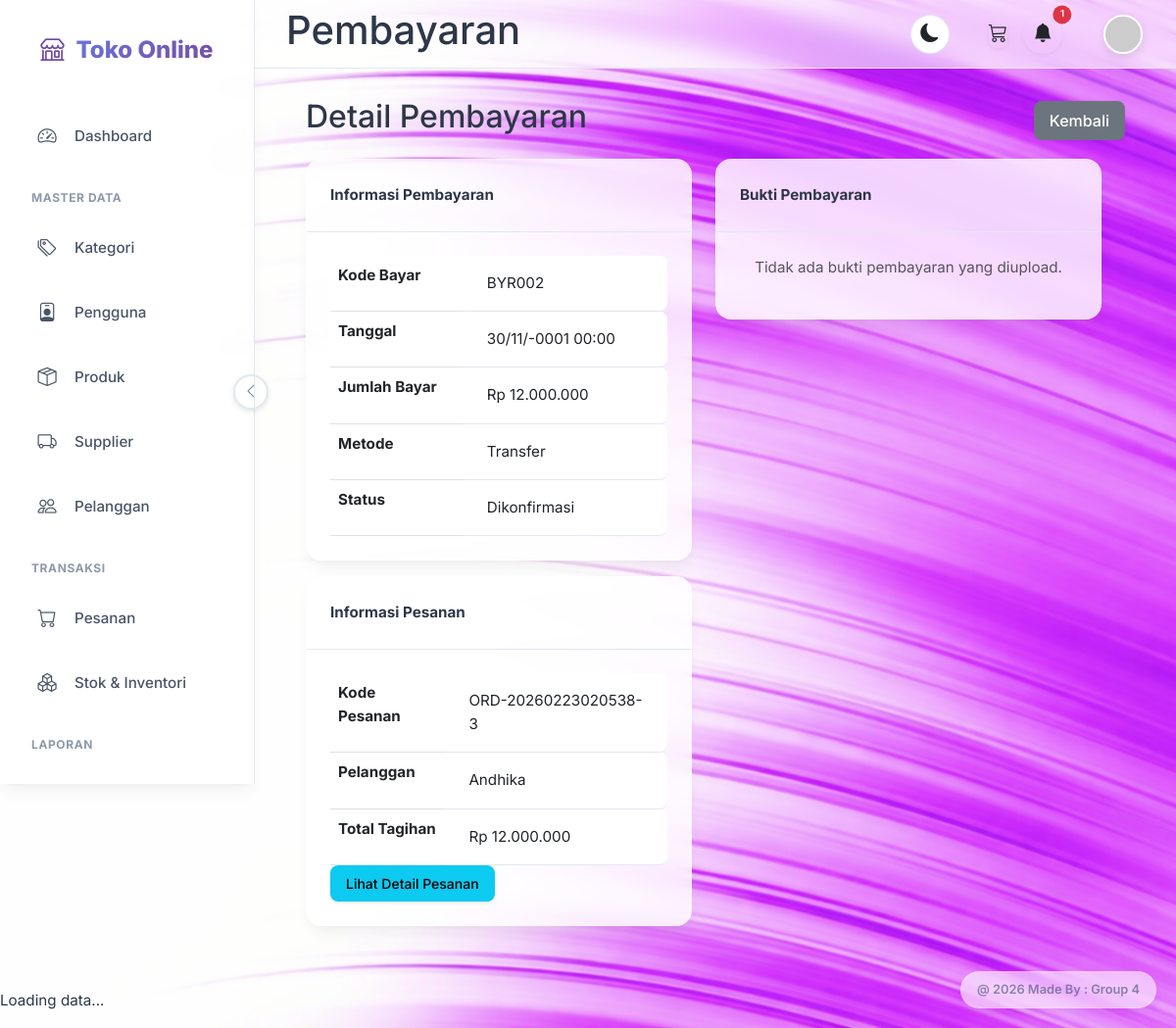
Page /pembayaran/view.php?id=2 (signed in) on the committed database.
### tables this page shows
CREATE TABLE `pembayaran` (
  `id` int(11) NOT NULL,
  `kode_pembayaran` varchar(20) NOT NULL,
  `pesanan_id` int(11) DEFAULT NULL,
  `tanggal_bayar` datetime NOT NULL,
  `jumlah_bayar` decimal(15,2) NOT NULL DEFAULT 0.00,
  `metode_bayar` varchar(50) DEFAULT NULL,
  `nama_pengirim` varchar(100) DEFAULT NULL,
  `bank_pengirim` varchar(50) DEFAULT NULL,
  `nomor_rekening_pengirim` varchar(50) DEFAULT NULL,
  `bukti_bayar` varchar(255) DEFAULT NULL,
  `status` enum('pending','dikonfirmasi','ditolak','menunggu_bukti') DEFAULT 'pending',
  `created_at` timestamp NOT NULL DEFAULT current_timestamp()
);

CREATE TABLE `pesanan` (
  `id` int(11) NOT NULL,
  `kode_pesanan` varchar(20) NOT NULL,
  `tanggal_pesanan` datetime NOT NULL,
  `pelanggan_id` int(11) DEFAULT NULL,
  `total_harga` decimal(15,2) NOT NULL DEFAULT 0.00,
  `status` enum('pending','diproses','dikirim','selesai','dibatalkan') DEFAULT 'pending',
  `metode_pembayaran` varchar(50) DEFAULT NULL,
  `catatan` text DEFAULT NULL,
  `created_at` timestamp NOT NULL DEFAULT current_timestamp()
);

CREATE TABLE `pelanggan` (
  `id` int(11) NOT NULL,
  `users_id` int(11) DEFAULT NULL,
  `kode_pelanggan` varchar(20) NOT NULL,
  `nama_pelanggan` varchar(100) NOT NULL,
  `alamat` text DEFAULT NULL,
  `telepon` varchar(20) DEFAULT NULL,
  `email` varchar(100) DEFAULT NULL,
  `created_at` timestamp NOT NULL DEFAULT current_timestamp()
);

### lib/functions.php (called while the page is built, shortened)
    <?php
function formatRupiah($amount)
{
    return 'Rp ' . number_format($amount, 0, ',', '.');
}
?>

### pembayaran/view.php (the view, shortened to what this page needs)
<?php
require_once '../lib/functions.php';
require_once '../config/database.php';
$id = $_GET['id'] ?? 0;
$sql = "SELECT pb.*, p.kode_pesanan, p.total_harga as total_tagihan, pl.nama_pelanggan
        FROM `pembayaran` pb
        LEFT JOIN `pesanan` p ON pb.pesanan_id = p.id
        LEFT JOIN `pelanggan` pl ON p.pelanggan_id = pl.id
        WHERE pb.id = ?";
$stmt = mysqli_prepare($connection, $sql);
mysqli_stmt_bind_param($stmt, 'i', $id);
mysqli_stmt_execute($stmt);
$result = mysqli_stmt_get_result($stmt);
$data = mysqli_fetch_assoc($result);
?>
<?php include '../views/' . $THEME . '/header.php'; ?>
<?php include '../views/' . $THEME . '/sidebar.php'; ?>
<?php include '../views/' . $THEME . '/topnav.php'; ?>
<?php include '../views/' . $THEME . '/upper_block.php'; ?>
<div class="d-flex justify-content-between align-items-center mb-3">
    <h2>Detail Pembayaran</h2>
    <a href="index.php" class="btn btn-secondary">Kembali</a>
</div>
<div class="row">
    <div class="col-md-6">
        <div class="card mb-3">
            <div class="card-header">Informasi Pembayaran</div>
            <div class="card-body">
                <table class="table">
                    <tr>
                        <th>Kode Bayar</th>
                        <td>
                            <?= htmlspecialchars($data['kode_pembayaran']) ?>
                        </td>
                    </tr>
                    <tr>
                        <th>Tanggal</th>
                        <td>
                            <?= date('d/m/Y H:i', strtotime($data['tanggal_bayar'])) ?>
                        </td>
                    </tr>
                    <tr>
                        <th>Jumlah Bayar</th>
                        <td>
                            <?= formatRupiah($data['jumlah_bayar']) ?>
                        </td>
                    </tr>
                    <tr>
                        <th>Metode</th>
                        <td>
                            <?= htmlspecialchars($data['metode_bayar']) ?>
                        </td>
                    </tr>
                    <tr>
                        <th>Status</th>
                        <td>
                            <?= ucfirst($data['status']) ?>
                        </td>
                    </tr>
                </table>
            </div>
        </div>
        <div class="card">
            <div class="card-header">Informasi Pesanan</div>
            <div class="card-body">
                <table class="table">
                    <tr>
                        <th>Kode Pesanan</th>
                        <td>
                            <?= htmlspecialchars($data['kode_pesanan']) ?>
                        </td>
                    </tr>
                    <tr>
                        <th>Pelanggan</th>
                        <td>
                            <?= htmlspecialchars($data['nama_pelanggan']) ?>
                        </td>
                    </tr>
                    <tr>
                        <th>Total Tagihan</th>
                        <td>
                            <?= formatRupiah($data['total_tagihan']) ?>
                        </td>
                    </tr>
                </table>
                <a href="../pesanan/view.php?id=<?= $data['pesanan_id'] ?>" class="btn btn-info btn-sm">Lihat Detail
                    Pesanan</a>
            </div>
        </div>
    </div>
    <div class="col-md-6">
        <div class="card">
            <div class="card-header">Bukti Pembayaran</div>
            <div class="card-body text-center">
                <?php if ($data['bukti_bayar']): ?>
                    <?php
                    $ext = strtolower(pathinfo($data['bukti_bayar'], PATHINFO_EXTENSION));
                    if (in_array($ext, ['jpg', 'jpeg', 'png', 'gif', 'webp'])):
                        ?>
                        <img src="../uploads/pembayaran/<?= htmlspecialchars($data['bukti_bayar']) ?>" class="img-fluid"
                            alt="Bukti Bayar">
                    <?php else: ?>
                        <a href="../uploads/pembayaran/<?= htmlspecialchars($data['bukti_bayar']) ?>" class="btn btn-primary"
                            target="_blank">Download Bukti Bayar</a>
                    <?php endif; ?>
                <?php else: ?>
                    <p class="text-muted">Tidak ada bukti pembayaran yang diupload.</p>
                <?php endif; ?>
            </div>
        </div>
    </div>
</div>
<?php include '../views/' . $THEME . '/lower_block.php'; ?>
<?php include '../views/' . $THEME . '/footer.php'; ?>

### assets/default/css/style.css (style rules this page uses)
:root { --primary-gradient: linear-gradient(135deg, #667eea 0%, #764ba2 100%); --primary-color: #667eea; --secondary-color: #a0aec0; --success-bg: #c6f6d5; --success-text: #22543d; --warning-bg: #feebc8; --warning-text: #744210; --danger-bg: #fed7d7; --danger-text: #822727; --info-bg: #bee3f8; --info-text: #2c5282; --bg-body: #f8f9fe; --bg-card: #ffffff; --text-main: #2d3748; --text-muted: #718096; --sidebar-bg: rgba(255, 255, 255, 0.7); --sidebar-text: #4a5568; --sidebar-hover-bg: rgba(247, 250, 252, 0.8); --sidebar-active-bg: rgba(235, 244, 255, 0.8); --sidebar-active-text: #5a67d8; --border-color: #e2e8f0; --card-shadow: 0 10px 15px -3px rgba(0, 0, 0, 0.05), 0 4px 6px -2px rgba(0, 0, 0, 0.025); --hover-shadow: 0 20px 25px -5px rgba(0, 0, 0, 0.1), 0 10px 10px -5px rgba(0, 0, 0, 0.04); --font-family: 'Inter', system-ui, -apple-system, sans-serif; --border-radius: 1rem; --transition-speed: 0.3s cubic-bezier(0.4, 0, 0.2, 1); }
html { scrollbar-width: none; -ms-overflow-style: none; }
body { font-family: var(--font-family); background-color: var(--bg-body); color: var(--text-main); font-size: 0.95rem; transition: background-color 0.3s ease, color 0.3s ease; -webkit-font-smoothing: antialiased; line-height: 1.6; background-image: url('../images/bg-light.png'); background-size: cover; background-position: center; background-attachment: fixed; background-repeat: no-repeat; }
.btn { border-radius: 0.5rem; font-weight: 500; padding: 0.5rem 1rem; transition: all 0.2s; border: none; box-shadow: 0 2px 4px rgba(0, 0, 0, 0.05); }
.card { border: none; border-radius: var(--border-radius); box-shadow: var(--card-shadow); background-color: rgba(255, 255, 255, 0.8); backdrop-filter: blur(10px); margin-bottom: 1.5rem; overflow: hidden; transition: all 0.3s ease; border: 1px solid rgba(255, 255, 255, 0.3); }
.card-header { background-color: transparent; border-bottom: 1px solid var(--border-color); padding: 1.5rem; font-weight: 700; color: var(--text-main); }
.card-body { padding: 1.5rem; }
.table { margin-bottom: 0; color: var(--text-main); border-collapse: separate; border-spacing: 0; }
.table td { padding: 1rem 1.5rem; vertical-align: middle; border-bottom: 1px solid var(--border-color); transition: background 0.2s; }
.table td:last-child { border-top-right-radius: 8px; border-bottom-right-radius: 8px; }

### rows in the picture
pembayaran: kode_pembayaran "BYR002", tanggal_bayar "30/11/-0001 00:00", jumlah_bayar "Rp 12.000.000", metode_bayar "Transfer", status "Dikonfirmasi", pesanan.kode_pesanan "ORD-20260223020538-3", pelanggan.nama_pelanggan "Andhika", pesanan.total_harga "Rp 12.000.000"

### other values in the picture
count($notifs) "1"
